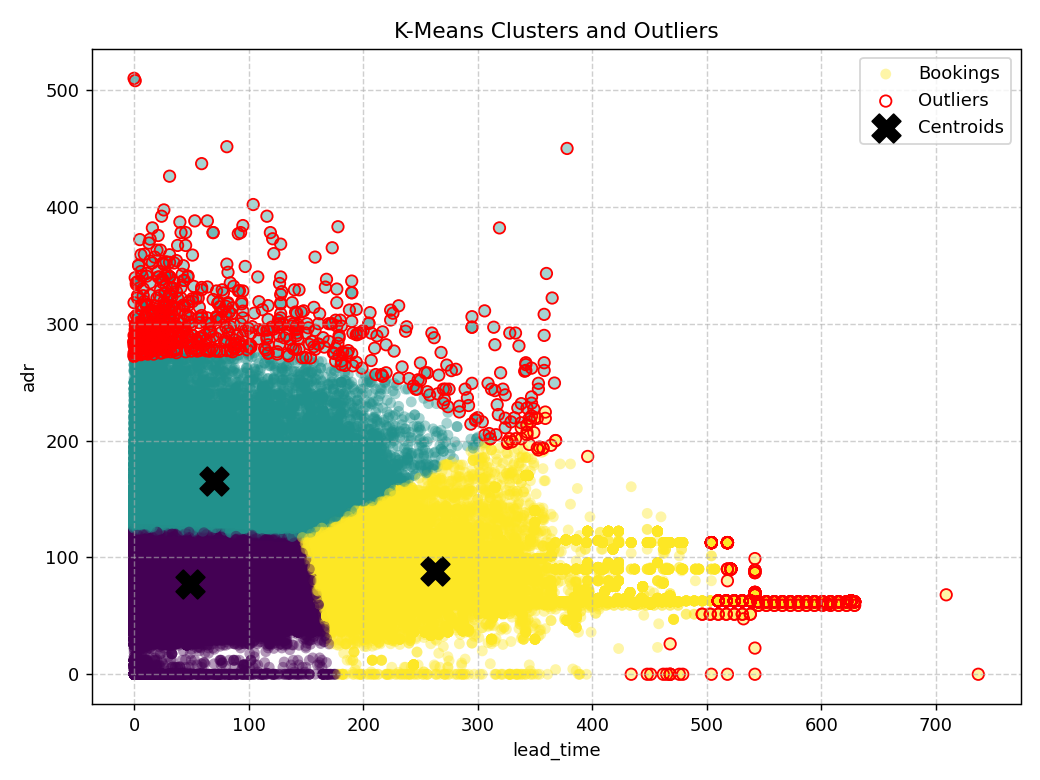

Recreate this plot in Python.
"""
K-Means clusters + outliers + cancellation profile
(from your k-means_outliers.py)

Fits K-Means (k = 3) on lead_time and adr, then:
  * profiles each cluster (size, cancellation rate)
  * marks the 1% of bookings that are farthest from their cluster
    centre as outliers
"""
import matplotlib.pyplot as plt
import numpy as np
import pandas as pd
from sklearn.cluster import KMeans
from sklearn.preprocessing import StandardScaler

import config
from data_loader import load_data
from utils import banner, finish_plot

data = load_data()
data.columns = data.columns.str.strip()

col_x, col_y = config.CLUSTER_2D_FEATURES
print(f"Selected columns: '{col_x}' and '{col_y}'")

X = data[[col_x, col_y]].copy().dropna()
canceled = data.loc[X.index, config.TARGET]

print("\nFeature Head:")
print(X.head())

scaler = StandardScaler()
X_scaled = scaler.fit_transform(X)

kmeans = KMeans(n_clusters=3, random_state=config.RANDOM_STATE, n_init=10)
X["Cluster"] = kmeans.fit_predict(X_scaled)

centers = scaler.inverse_transform(kmeans.cluster_centers_)

banner("Cluster Centroids")
print(pd.DataFrame(centers, columns=[col_x, col_y]))

# ---- cluster profile ---------------------------------------------------
profile = (
    X.assign(is_canceled=canceled)
    .groupby("Cluster")
    .agg(Count=("Cluster", "size"),
         Avg_lead_time=(col_x, "mean"),
         Avg_adr=(col_y, "mean"),
         Cancellation_rate=("is_canceled", "mean"))
    .round(3)
)
banner("Cluster Profile")
print(profile)

# ---- outliers: farthest 1% from own centroid ---------------------------
dist = np.linalg.norm(
    X_scaled - kmeans.cluster_centers_[X["Cluster"].to_numpy()], axis=1
)
threshold = np.percentile(dist, 99)
X["Outlier"] = dist > threshold

banner("Outliers (farthest 1% from their cluster centre)")
print("Distance threshold:", round(threshold, 3))
print("Number of outliers:", int(X["Outlier"].sum()))
print(X[X["Outlier"]].sort_values(col_y, ascending=False).head(10))

# ---- plot --------------------------------------------------------------
plt.figure(figsize=(8, 6))
plt.scatter(X[col_x], X[col_y], c=X["Cluster"], cmap="viridis",
            alpha=0.4, edgecolors="none", label="Bookings")
plt.scatter(X.loc[X["Outlier"], col_x], X.loc[X["Outlier"], col_y],
            facecolors="none", edgecolors="red", s=40, label="Outliers")
plt.scatter(centers[:, 0], centers[:, 1], s=250, c="black", marker="X",
            label="Centroids")
plt.title("K-Means Clusters and Outliers", fontsize=12)
plt.xlabel(col_x)
plt.ylabel(col_y)
plt.legend()
plt.grid(True, linestyle="--", alpha=0.6)
finish_plot("kmeans_outliers")
